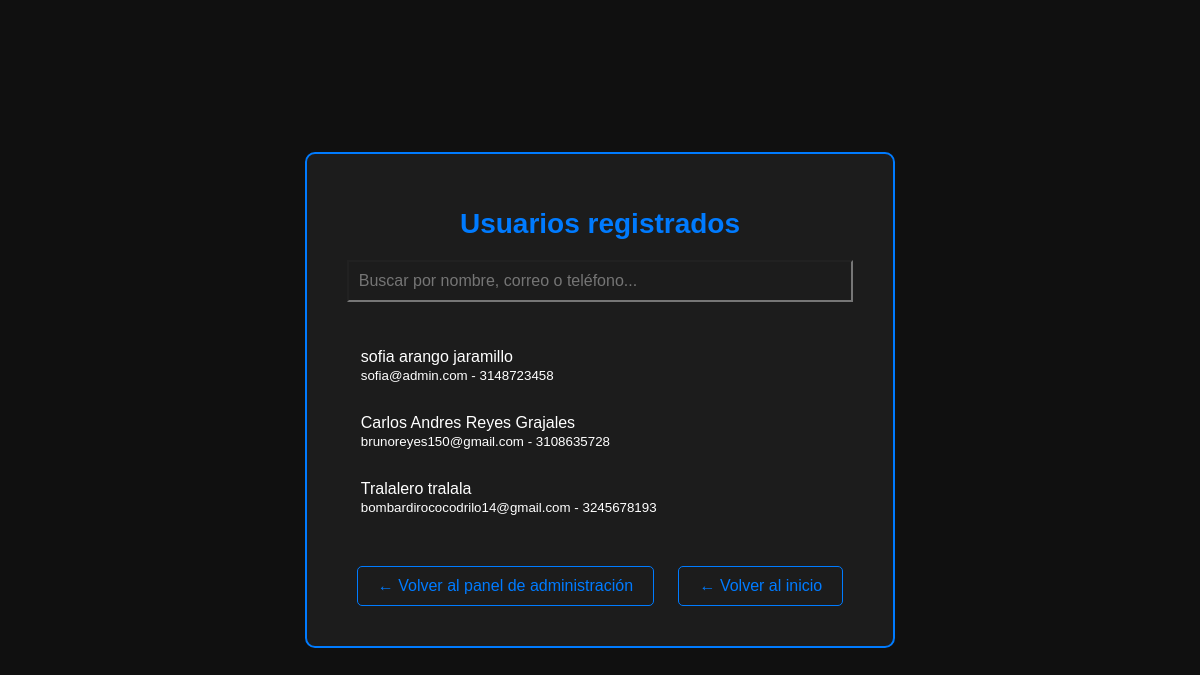
Page /admin/lista-usuarios.php on the earlier database version.
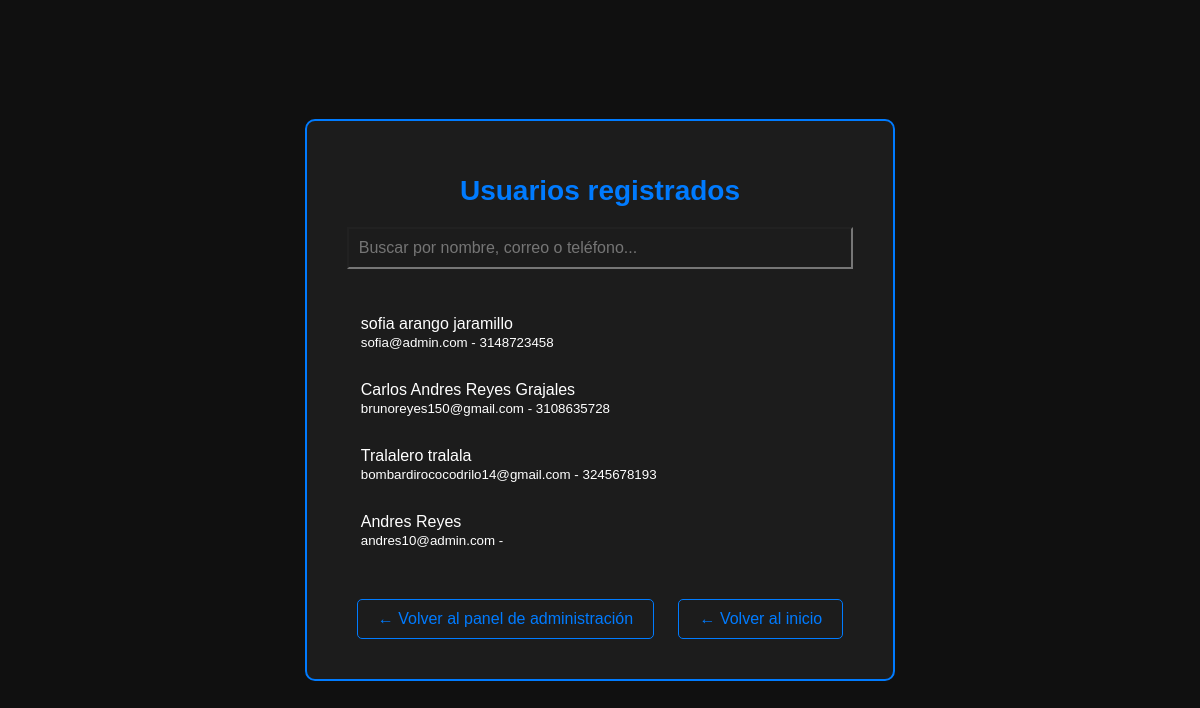
Same page on the later database version.
### tables this page shows
CREATE TABLE `usuarios` (
  `id` int(255) NOT NULL,
  `nombre` varchar(100) NOT NULL,
  `email` varchar(255) NOT NULL,
  `password` varchar(255) NOT NULL,
  `rol` varchar(20) DEFAULT NULL,
  `imagen` varchar(255) DEFAULT NULL,
  `telefono` varchar(20) DEFAULT NULL,
  `reset_token` varchar(255) DEFAULT NULL,
  `token_expira` datetime DEFAULT NULL
);

### admin/lista-usuarios.php (the view, shortened to what this page needs)
<?php
require_once '../conexion.php';
$result = $conexion->query("SELECT * FROM usuarios");
?>
<!DOCTYPE html>
<html lang="es">
<head>
    <link rel="stylesheet" href="../css/usuarios.css">
</head>
<body>
    <section class="lista-usuarios">
        <h2 class="lista-usuarios__titulo">Usuarios registrados</h2>
        <input type="text" id="buscador" class="lista-usuarios__buscador" placeholder="Buscar por nombre, correo o teléfono...">
        <ul id="listaUsuarios" class="lista-usuarios__lista">
            <?php while ($row = $result->fetch_assoc()): ?>
                <li class="lista-usuarios__item">
                    <a href="ver-usuario.php?id=<?= $row['id']; ?>" class="lista-usuarios__link">
                        <?= htmlspecialchars($row['nombre']) ?><br>
                        <small><?= htmlspecialchars($row['email']) ?> - <?= htmlspecialchars($row['telefono']) ?></small>
                    </a>
                </li>
            <?php endwhile; ?>
        </ul>
        <div class="lista-usuarios__acciones">
            <a href="admin-index.php" class="link">← Volver al panel de administración</a>
            <a href="../index.php" class="link">← Volver al inicio</a>
        </div>
    </section>
</body>
</html>

### css/usuarios.css (style rules this page uses)
:root { --color-primary: #007bff; --color-secondary: #101010; }
html { box-sizing: border-box; font-size: 62.5%; }
*, *::before, *::after { box-sizing: inherit; }
body { margin: 0; font-family: 'Poppins', sans-serif; font-size: 1.6rem; background-color: var(--color-secondary); color: var(--color-primary); padding: 4rem 2rem; display: flex; flex-direction: column; align-items: center; justify-content: center; min-height: 100vh; }
.lista-usuarios { max-width: 60rem; margin: 0 auto; background-color: rgba(255, 255, 255, 0.05); border: 0.2rem solid var(--color-primary); border-radius: 1rem; padding: 3rem 4rem; }
.lista-usuarios__titulo { font-size: 2.8rem; text-align: center; margin-bottom: 2rem; }
.lista-usuarios__buscador { width: 100%; padding: 1rem; font-size: 1.6rem; margin-bottom: 2rem; background-color: transparent; color: var(--color-primary); }
.lista-usuarios__lista { list-style: none; padding: 0; }
.lista-usuarios__item { margin: 1rem 0; padding: 1rem 1.4rem; }
.lista-usuarios__link { color: white; text-decoration: none; transition: color 0.3s ease; }
.lista-usuarios__acciones { margin-top: 3rem; text-align: center; }
.link { display: inline-block; margin: 1rem; color: var(--color-primary); text-decoration: none; padding: 1rem 2rem; border: 0.1rem solid var(--color-primary); border-radius: 0.5rem; transition: background-color 0.3s ease, color 0.3s ease; }

Differences in the rows shown:
added usuarios: nombre "Andres Reyes", email "andres10@admin.com"
